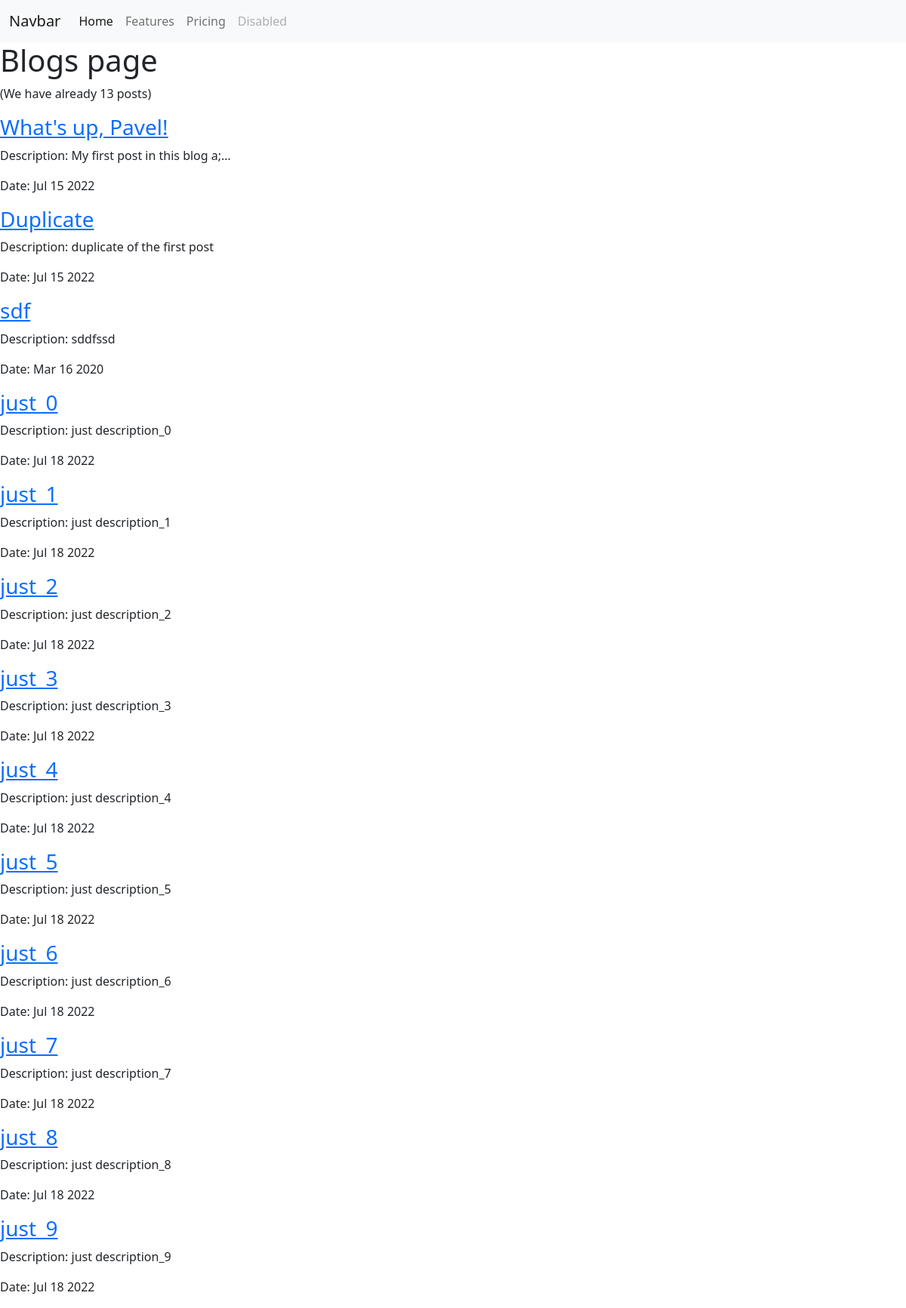
Screenshot of /blog/ with the database file from the repository.
### blog/models.py (models this page shows, shortened)
class Post(models.Model):
    title = models.CharField(max_length=50)
    description = models.CharField(max_length=150)
    date = models.DateTimeField()

### blog/views.py (the view)
# urls.py: path('', views.blogs, name='blogs'),
def blogs(request):
    posts = Post.objects.all()
    return render(request, 'blog/blogs.html', context={'posts': posts})

### blog/templates/blog/blogs.html
{% extends 'portfolio/base.html' %}
{% block body %}
    <h1>Blogs page</h1>
    <p>(We have already {{ posts|length }} post{{ post|length|pluralize }})</p>
    {% for post in posts %}
        <div>
            <h3><a href="{% url 'blog:detail' post.id %}">{{ post.title }}</a></h3>
            <p>Description: {{ post.description|truncatechars:30 }}</p>
            <p>Date: {{ post.date|date:'M d Y' }}</p>
        </div>
    {% endfor %}
{% endblock %}

### rows the page displays
Post: title "What's up, Pavel!", description "My first post in this blog a;…", date "Jul 15 2022"
Post: title "Duplicate", description "duplicate of the first post", date "Jul 15 2022"
Post: title "sdf", description "sddfssd", date "Mar 16 2020"
Post: title "just_0", description "just description_0", date "Jul 18 2022"
Post: title "just_1", description "just description_1", date "Jul 18 2022"
Post: title "just_2", description "just description_2", date "Jul 18 2022"
Post: title "just_3", description "just description_3", date "Jul 18 2022"
Post: title "just_4", description "just description_4", date "Jul 18 2022"
Post: title "just_5", description "just description_5", date "Jul 18 2022"
Post: title "just_6", description "just description_6", date "Jul 18 2022"
Post: title "just_7", description "just description_7", date "Jul 18 2022"
Post: title "just_8", description "just description_8", date "Jul 18 2022"
Post: title "just_9", description "just description_9", date "Jul 18 2022"

### other values shown
{{ posts|length }} "13"
